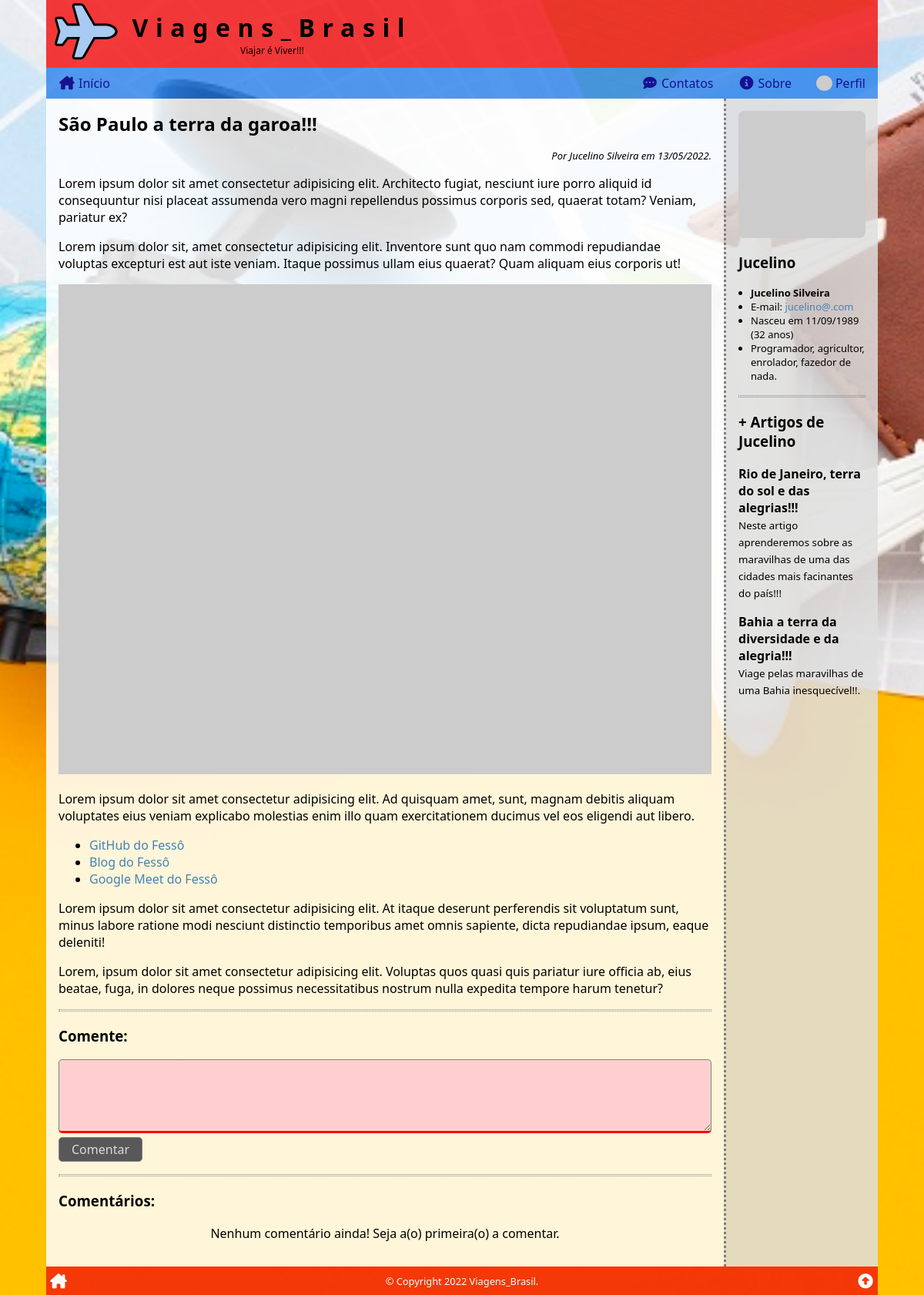
Screenshot of /ler/?id=1 (signed in) with the database file from the repository.
### tables this page shows
CREATE TABLE articles (
    art_id INT PRIMARY KEY AUTO_INCREMENT,
    art_title VARCHAR(127),
    art_intro VARCHAR(255),
    art_thumb VARCHAR(255),
    art_content TEXT,
    art_author INT,
    art_date TIMESTAMP DEFAULT CURRENT_TIMESTAMP,
    art_views INT DEFAULT '0',
    art_status ENUM('on', 'off', 'deleted') DEFAULT 'on',
    FOREIGN KEY (art_author) REFERENCES users (user_id)
);

CREATE TABLE users (
    user_id INT PRIMARY KEY AUTO_INCREMENT,
    user_name VARCHAR(255),
    user_email VARCHAR(255),
    user_birth DATE,
    user_photo VARCHAR(255),
    user_date TIMESTAMP DEFAULT CURRENT_TIMESTAMP,
    user_profile TEXT,
    user_password VARCHAR(255),
    user_type ENUM('user', 'author', 'admin') DEFAULT 'user',
    user_status ENUM('on', 'off', 'deleted') DEFAULT 'on'
);

### _config.php (called while the page is built, shortened)
<?php
function get_years_old($birth)
{
    $n = array(date('Y'), date('m'), date('d'));
    $b = explode('-', $birth);
    $yo = $n[0] - $b[0];
    if ($n[1] < $b[1]) {
        $yo--;
    } elseif ($n[1] == $b[1] and $n[2] <= $b[2]) {
        $yo--;
    }
    return $yo;
}

### ler/index.php (the view, shortened to what this page needs)
<?php
require($_SERVER['DOCUMENT_ROOT'] . '/_config.php');
$comment_list = '';
if (isset($_GET['id'])) $id = intval($_GET['id']);
else $id = 0;
$sql = <<<SQL
SELECT *,
	    -- DATE_FORMAT(art_date, '%d/%m/%Y às %H:%i') AS date_br,
        DATE_FORMAT(art_date, '%d/%m/%Y') AS date_br,
        DATE_FORMAT(user_birth, '%d/%m/%Y') AS birth_br
    FROM `articles`
INNER JOIN `users` ON art_author = user_id
WHERE art_id = '{$id}'
    AND art_status = 'on'
    AND art_date <= NOW();
SQL;
$res = $conn->query($sql);
$artigo = $res->fetch_assoc();
$html_article = <<<HTML
<h2>{$artigo['art_title']}</h2>
<div class="author-date">
    Por {$artigo['user_name']} em {$artigo['date_br']}.
</div>
<div>{$artigo['art_content']}</div>
HTML;
$nome = explode(' ', $artigo['user_name'])[0];
$idade = get_years_old($artigo['user_birth']);
$html_author = <<<HTML
<div class="author-meta">
    <img src="{$artigo['user_photo']}" alt="{$artigo['user_name']}">
    <h3>{$nome}</h3>
    <ul>
        <li><strong>{$artigo['user_name']}</strong></li>
        <li>E-mail: <a href="mailto:{$artigo['user_email']}" target="_blank">{$artigo['user_email']}</a></li>
        <li>Nasceu em {$artigo['birth_br']} ({$idade} anos)</li>
        <li>{$artigo['user_profile']}</li>
    </ul>
</div>
HTML;
$sql = <<<SQL
SELECT art_id, art_title, art_intro
FROM `articles`
WHERE art_author = '{$artigo['user_id']}'
    AND art_id != '{$artigo['art_id']}'
	AND art_status = 'on'
    AND art_date <= NOW()
ORDER BY RAND()
LIMIT 4;
SQL;
$res = $conn->query($sql);
if ($res->num_rows > 0) :
    $html_author .= <<<HTML
<div class="author-articles">
    <hr class="divider">
    <h3>+ Artigos de {$nome}</h3>
HTML;
    while ($mais_artigos = $res->fetch_assoc()) :
        $html_author .= <<<HTML
    <div class="author-article" onclick="location.href='/ler/?id={$mais_artigos['art_id']}'">
        <h4>{$mais_artigos['art_title']}</h4>
        <small>{$mais_artigos['art_intro']}</small>
    </div>
HTML;
    endwhile;
    $html_author .= "</div>";
endif;
$sql = <<<SQL
SELECT comments.*, users.user_name, users.user_photo,
DATE_FORMAT(cmt_date, '%d/%m/%Y às %H:%i') AS cmt_date_br
 FROM comments
 INNER JOIN users ON cmt_author = user_id
WHERE cmt_article = '{$id}'
AND cmt_status = 'on'
ORDER BY cmt_date DESC;
SQL;
$res = $conn->query($sql);
if ($res->num_rows > 0) :
    while ($cmt = $res->fetch_assoc()) :
        $comment_list .= <<<HTML
     <div class="comment">
        <div class="comment-meta">
            Por {$cmt['user_name']} em {$cmt['cmt_date_br']}.
        </div>
        {$cmt['cmt_comment']}
     </div>
HTML;
    endwhile;
else :
    $comment_list = '<p class="text-center">Nenhum comentário ainda! Seja a(o) primeira(o) a comentar.</p>';
endif;
if (isset($_COOKIE['user']))
    $comment_form = true;
else
    $comment_form = false;
require($_SERVER['DOCUMENT_ROOT'] . '/_header.php');
?>
<section>
    <?php
    echo $html_article;
    ?>
    <hr class="divider">
    <?php if ($comment_form) : ?>
        <h3>Comente:</h3>
        <form action="<?php echo htmlspecialchars($_SERVER["PHP_SELF"]) . '?id=' . $id; ?>" method="post">
            <p>
                <textarea name="comment" id="comment" required></textarea>
                <button type="submit">Comentar</button>
            </p>
        </form>
        <hr class="divider">
    <?php endif; ?>
    <h3>Comentários:</h3>
    <?php echo $comment_list; ?>
</section>
<aside>
    <?php
    echo $html_author;
    ?>
</aside>
<?php
require($_SERVER['DOCUMENT_ROOT'] . '/_footer.php');

### ler/style.css (style rules this page uses)
.author-date { margin-top: 1rem; font-size: small; text-align: right; font-style: italic; }
section img { width: 100%; max-width: auto; }
.author-meta img { display: block; width: 100%; max-width: 200px; margin: auto; border-radius: .5rem; }
.author-meta ul { font-size: small; margin: 0; padding-left: 1rem; }
.author-article { cursor: pointer; margin-bottom: 1rem; }
.author-article:last-child { margin-bottom: 0; }
.author-article h4 { margin: 0; }

### style.css (style rules this page uses)
* { box-sizing: border-box; outline: none; transition: .2s; }
html, body { position: relative; width: 100%; height: 100%; padding: 0; margin: 0; font-family: 'Segoe UI', Tahoma, Geneva, Verdana, sans-serif; font-size: 16px; }
a { color: steelblue; text-decoration: none; }
header, nav, section, article, main, aside, footer { display: block; }
body { background-color: rgb(170, 170, 170); background-attachment: fixed; background-image: url('/img/viagens08.jpg'); background-position: center; background-repeat: no-repeat; background-size: cover; }
.wrap>main>section, .wrap>main>aside { padding: 1rem; }
.wrap>main>section { flex-grow: 1; background-color: rgba(255, 255, 255, .85); }
.wrap>main>aside { border-top: 3px dotted grey; background: rgba(224, 224, 224, .85); }
.wrap>main>section>h2:first-child, .wrap>main>aside>h3:first-child { margin: 0; }
.text-center { text-align: center; }
hr.divider { border: none; border-top: 1px dotted grey; border-bottom: 1px dotted grey; height: 3px; margin: 1rem 0; }
form input, form textarea, form button, form button[onclick] { font-family: inherit; font-size: inherit; padding: .25rem .5rem; border: 1px solid grey; border-radius: .3rem; }
form input, form textarea { width: 100%; }
form textarea { height: 6rem; resize: vertical; }
form button, form button[onclick] { background: steelblue; color: white; cursor: pointer; padding-left: 1rem; padding-right: 1rem; }
form input:invalid, form textarea:invalid { background: rgb(255, 207, 207); border-bottom: 3px solid red; }
form:invalid button { background: rgb(88, 88, 88); color: rgb(219, 219, 219); cursor: not-allowed; }
@media (min-width: 768px) { .wrap>main>aside { border-top: none; border-left: 3px dotted grey; flex: 0 0 200px; } }

### rows the page displays
articles: art_title "São Paulo a terra da garoa!!!", art_author.user_name "Jucelino Silveira", art_content "Lorem ipsum dolor sit amet consectetur adipisicing elit. Architecto fugiat, nesciunt iure porro aliquid id consequuntur nisi placeat assumenda vero magni repellendus possimus corporis sed, quaerat totam? Veniam, pariatur ex? Lorem ipsum dolor sit, amet consectetur adipisicing elit. Inventore sunt quo nam commodi repudiandae voluptas excepturi est aut iste veniam. Itaque possimus ullam eius quaerat? Quam aliquam eius corporis ut! Lorem ipsum dolor sit amet consectetur adipisicing elit. Ad quisquam amet, sunt, magnam debitis aliquam voluptates eius veniam explicabo molestias enim illo quam exercitationem ducimus vel eos eligendi aut libero. GitHub do Fessô Blog do Fessô Google Meet do Fessô…", art_author.user_name "Jucelino", art_author.user_email "jucelino@.com", art_author.user_birth "32", art_author.user_profile "Programador, agricultor, enrolador, fazedor de nada."
articles: art_title "Rio de Janeiro, terra do sol e das alegrias!!!", art_intro "Neste artigo aprenderemos sobre as maravilhas de uma das cidades mais facinantes do país!!!"
articles: art_title "Bahia a terra da diversidade e da alegria!!!", art_intro "Viage pelas maravilhas de uma Bahia inesquecível!!."

### other values shown
$artigo['date_br'] "13/05/2022"
$artigo['birth_br'] "11/09/1989"
